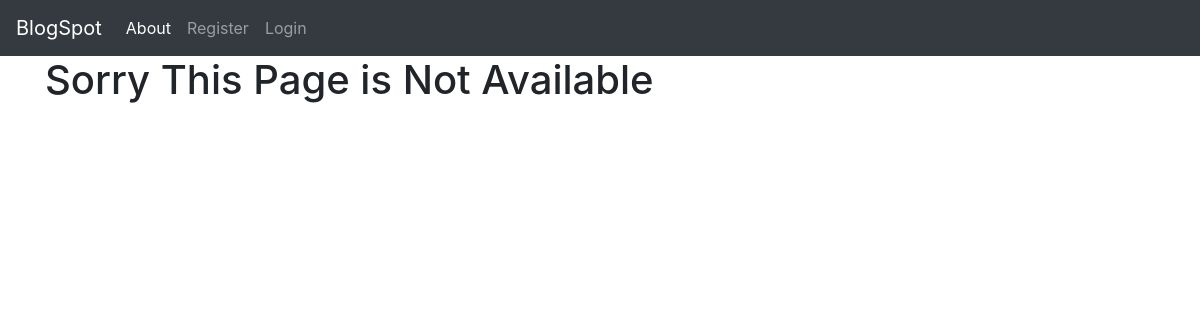
/category/education, run on an earlier commit of the app's database.
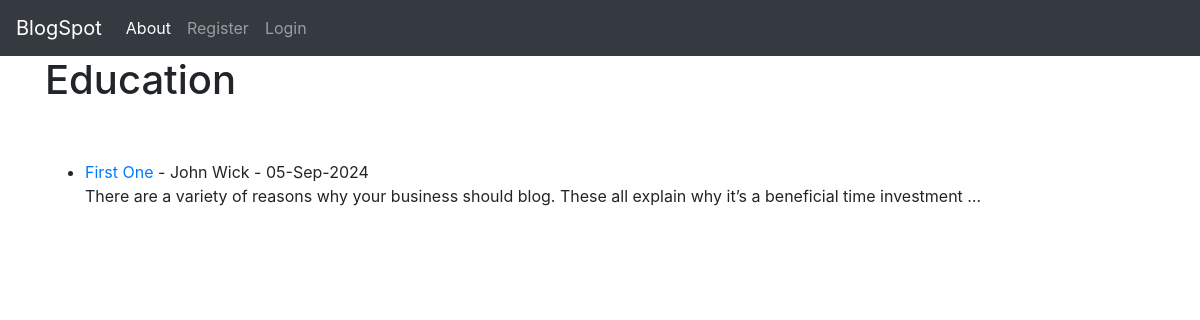
And on a later commit of the database.
### blogapp/models.py (models this page shows, shortened)
class Post(models.Model):
    title=models.CharField(max_length=250)
    tag=models.CharField(max_length=250)
    body=RichTextField(blank=True,null=True)
    author=models.ForeignKey(User,on_delete=models.CASCADE)
    blog_datetime=models.DateTimeField(auto_now_add=True)
    thumbnail=models.ImageField(null=True,blank=True,upload_to="images/")
    category=models.CharField(max_length=250,default='uncategorized')

### blogapp/views.py (the view)
# urls.py: path('category/<str:cats>',CategoryView,name='category'),
def CategoryView(request,cats):
    category_posts=Post.objects.filter(category=cats.replace('-',' '))
    return render(request,'categories.html',{'cats':cats.title().replace('-',' '),'category_posts':category_posts})

### blogapp/templates/categories.html (shortened to what this page needs)
{% extends 'base.html' %}
{% block base %}
{% if category_posts %}
    <h1>{{cats}}</h1>
    <br><br>
    <ul>
    {% for post in category_posts %}
        <li><a href="{% url 'article' post.pk %}">{{post.title}}</a> - {{post.author.first_name}} {{post.author.last_name}} - {{post.blog_datetime|date:'d-M-Y'}}
            </a></small><br>
        {{post.body|safe|truncatewords:20}}<br>
        </li>
    {% endfor %}
    </ul>
{% else %}
<h1>Sorry This Page is Not Available</h1>
{% endif %}
{% endblock %}

What changed in the data, as far as the page shows it:
now on this page (row edited): Post: category "Education", title "First One", author.first_name "John", author.last_name "Wick", blog_datetime "05-Sep-2024", body "There are a variety of reasons why your business should blog. These all explain why it’s a beneficial time investment …"
Also different on the page:
text no longer shown: "Sorry This Page is Not Available"
